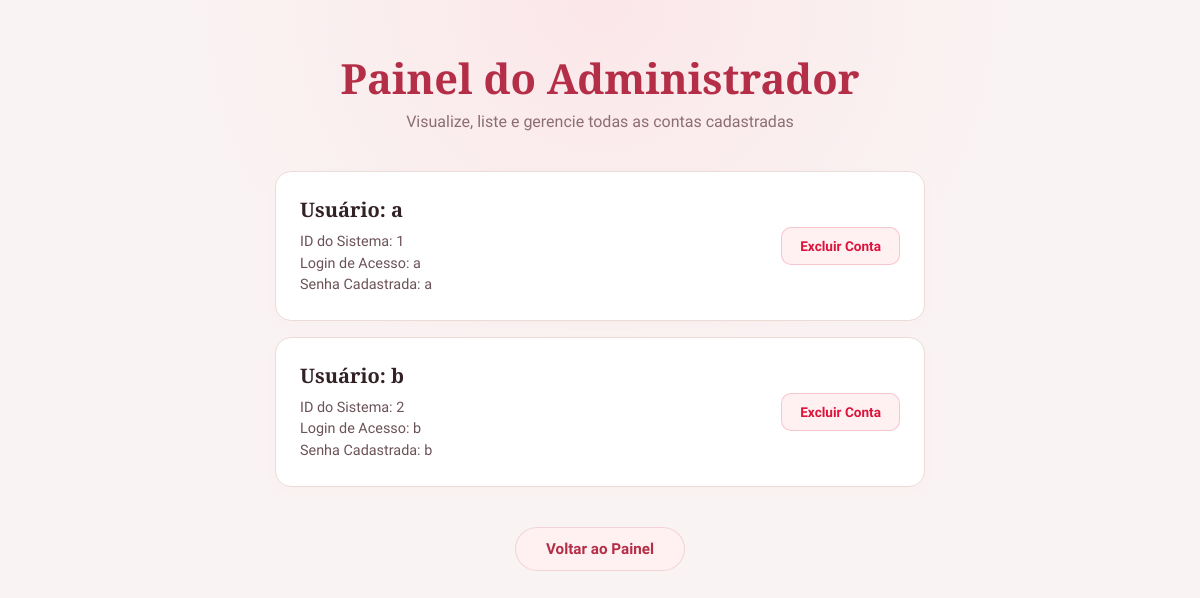
The page /admin/listar on the database its author committed.
### modelos/usuarios.py (models this page shows, shortened)
class Usuario(db.Model):
    __tablename__ = 'usuarios'
    id = db.Column(db.Integer, primary_key=True)
    nome = db.Column(db.String(150), nullable=False)
    login = db.Column(db.String(50), unique=True, nullable=False)
    senha = db.Column(db.String(255), nullable=False)

### blueprints/blueadmin.py (the view)
@admin.route('/listar')
def listar():
    todos_usuarios = UsuarioDAO.listar_todos()
    return render_template('usuariosadmim.html', lista_usuarios=todos_usuarios)

### dao/usuario_dao.py (called while the page is built)
    @staticmethod
    def listar_todos():
        return Usuario.query.all()

### templates/usuariosadmim.html (shortened to what this page needs)
<!DOCTYPE html>
<html lang="pt-br">
<head>
        <link rel="stylesheet" href="../static/usuariosadmim.css">
</head>
<body>
    <div class="topo">
        <h1>Painel do Administrador</h1>
        <p>Visualize, liste e gerencie todas as contas cadastradas</p>
    </div>
    <div class="usuarios-container">
        {% if lista_usuarios %}
            {% for usuario in lista_usuarios %}
                <div class="usuario-card">
                    <div class="usuario-info">
                        <h3>Usuário: {{ usuario.nome }}</h3>
                        <p>ID do Sistema: {{ usuario.id }}</p>
                        <p>Login de Acesso: {{ usuario.login }}</p>
                        <p>Senha Cadastrada: {{ usuario.senha }}</p>
                    </div>
                    <form action="{{ url_for('admin.deletar_usuario', id_usuario=usuario.id) }}" method="POST" onsubmit="return confirm('Tem certeza que deseja deletar este usuário?');">
                        <button type="submit" class="btn-excluir">Excluir Conta</button>
                    </form>
                </div>
            {% endfor %}
        {% else %}
            <div class="empty-state">
                <p>Nenhum usuário cadastrado no sistema ainda.</p>
            </div>
        {% endif %}
        <div style="text-align: center;">
            <a href="/admin/painel" class="btn-voltar">Voltar ao Painel</a>
        </div>
    </div>
</body>
</html>

### static/usuariosadmim.css (style rules this page uses)
* { margin: 0; padding: 0; box-sizing: border-box; }
body { font-family: 'Plus Jakarta Sans', sans-serif; background-color: #faf3f3; background-image: radial-gradient(circle at 50% 0%, rgba(255, 182, 193, 0.2) 0%, transparent 40%); color: #4a3b3b; min-height: 100vh; display: flex; flex-direction: column; align-items: center; padding: 50px 20px; }
.topo { text-align: center; margin-bottom: 40px; }
.topo h1 { font-family: 'Playfair Display', serif; font-size: 2.6rem; color: #b32e46; font-weight: 700; margin-bottom: 6px; }
.topo p { font-size: 1rem; color: #8c6d73; font-weight: 400; }
.usuarios-container { width: 100%; max-width: 650px; display: flex; flex-direction: column; gap: 16px; }
.usuario-card { background: #ffffff; border: 1px solid #ebdcd7; border-radius: 16px; padding: 24px; display: flex; justify-content: space-between; align-items: center; box-shadow: 0 4px 15px rgba(179, 46, 70, 0.02); transition: transform 0.2s ease, box-shadow 0.2s ease; }
.usuario-info h3 { font-family: 'Playfair Display', serif; font-size: 1.25rem; color: #332225; margin-bottom: 8px; }
.usuario-info p { font-size: 0.9rem; color: #6b5257; line-height: 1.5; }
.btn-excluir { background-color: #fff0f2; color: #dc143c; border: 1px solid rgba(220, 20, 60, 0.2); padding: 10px 18px; font-family: 'Plus Jakarta Sans', sans-serif; font-size: 0.85rem; font-weight: 600; border-radius: 10px; cursor: pointer; transition: all 0.2s ease; }
.btn-voltar { display: inline-block; margin-top: 24px; text-decoration: none; color: #b32e46; background-color: #fff0f2; padding: 12px 30px; border-radius: 50px; font-size: 0.95rem; font-weight: 600; transition: all 0.3s ease; border: 1px solid rgba(179, 46, 70, 0.15); }

### rows shown on the page
Usuario: nome "a", id "1", login "a", senha "a"
Usuario: nome "b", id "2", login "b", senha "b"
